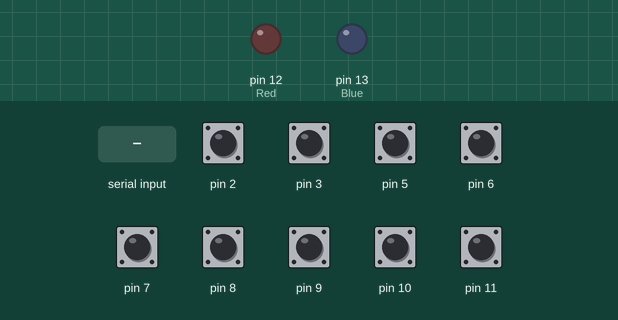
A sketch run on a simulated Arduino Uno, built with avr-gcc and run on an emulated ATmega328P. Parts: output pins drawn as LEDs (lit = HIGH). Inputs (shaded band) come from the test bench; at power-on: pin 2, pin 3, pin 5–11 HIGH.

Above: at 1.2 s.
1.3 s: "1" received over Serial
At 1.9 s:
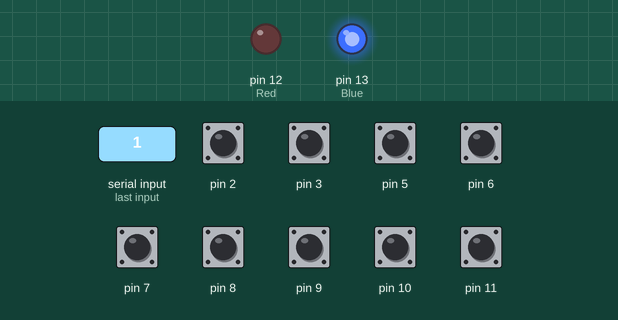
2.9 s: "0" received over Serial
At 4.0 s:
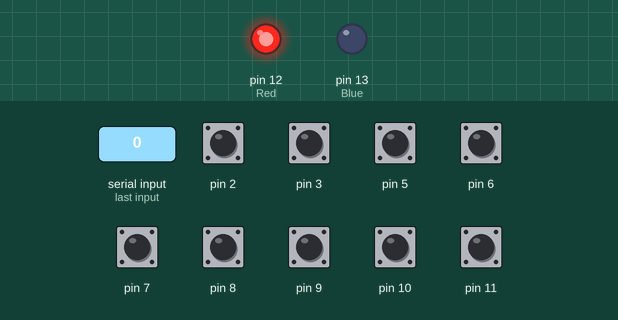
Timing chart, 0 to 5.9 s (numbered marks = the images above; inputs shaded):
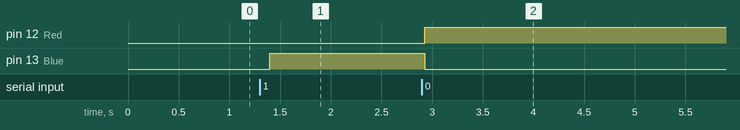

The sketch:

sensor.ino
```cpp
#include <CapacitiveSensor.h>
CapacitiveSensor   cs_4_2 = CapacitiveSensor(4,2);
CapacitiveSensor   cs_4_3 = CapacitiveSensor(4,3);
CapacitiveSensor   cs_4_5 = CapacitiveSensor(4,5);
CapacitiveSensor   cs_4_6 = CapacitiveSensor(4,6);
CapacitiveSensor   cs_4_7 = CapacitiveSensor(4,7);
CapacitiveSensor   cs_4_8 = CapacitiveSensor(4,8);
CapacitiveSensor   cs_4_9 = CapacitiveSensor(4,9);
CapacitiveSensor   cs_4_10 = CapacitiveSensor(4,10);
CapacitiveSensor   cs_4_11 = CapacitiveSensor(4,11);
int Red=12;
int Blue=13;
void setup() {
  Serial.begin(9600);
  pinMode(Red,OUTPUT);
  pinMode(Blue,OUTPUT);
  // use the same baud-rate as the python side
}
int u;
void loop() {

  if(Serial.available()>0)
  { u=Serial.read();
  ;

  if(u=='1'){
    digitalWrite(Blue,HIGH);
    digitalWrite(Red,LOW);
  }
   else if (u='2'){
   digitalWrite(Blue,LOW);
    digitalWrite(Red,HIGH);

    }
    }
  long total1_2 =  cs_4_2.capacitiveSensor(30);
  long total2_3 =  cs_4_3.capacitiveSensor(30);
  long total3_5 =  cs_4_5.capacitiveSensor(30);
  long total4_6 =  cs_4_6.capacitiveSensor(30);
  long total5_7 =  cs_4_7.capacitiveSensor(30);
  long total6_8 =  cs_4_8.capacitiveSensor(30);
  long total7_9 =  cs_4_9.capacitiveSensor(30);
  long total8_10 =  cs_4_10.capacitiveSensor(30);
  long total9_11 =  cs_4_11.capacitiveSensor(30);
  if(total1_2>200){
  Serial.println("1");
  }
  else if(total2_3>200){
  Serial.println("2");}
  else if(total3_5>200){
  Serial.println("3");}
  else if(total4_6>200){
  Serial.println("4");}
  else if(total5_7>300){
  Serial.println("5");}
  else if(total6_8>200){
  Serial.println("6");}
  else if(total7_9>200){
  Serial.println("7");}
  else if(total8_10>200){
  Serial.println("8");}
  else if(total9_11>200){
  Serial.println("9");}
  delay(100);
}
```

Measured:
- after the input at 1.3 s, pin 13 (Blue): LOW → HIGH after 0.10 s
- after the input at 2.9 s, pin 12 (Red): LOW → HIGH at once; pin 13 (Blue): HIGH → LOW at once
